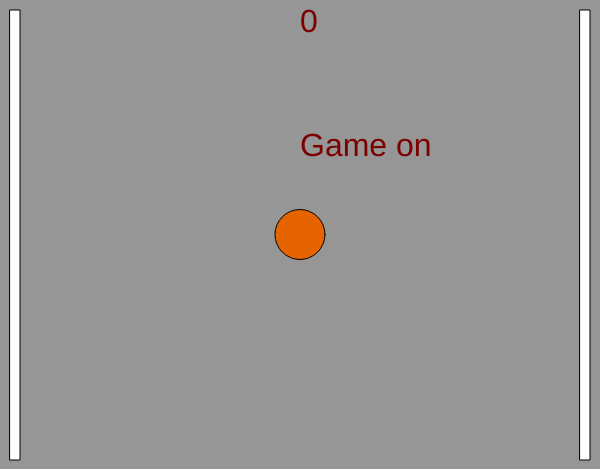
Frame 1 (no input)
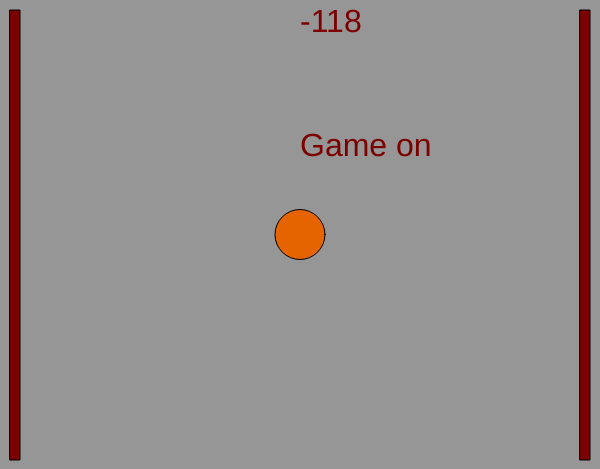
Frame 60 (no input)
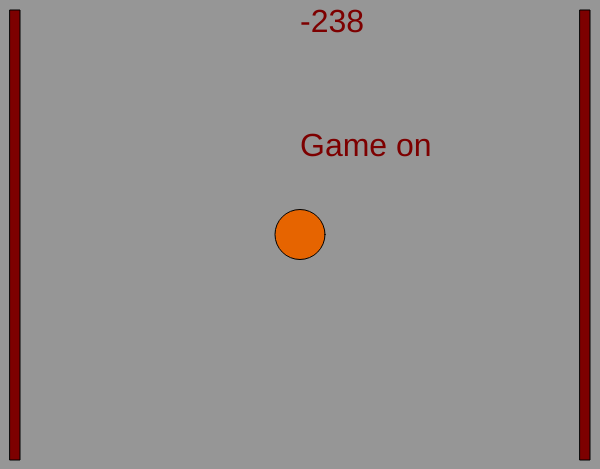
Frame 120 (the mouse pressed at the canvas centre since frame 60)

The p5.js sketch that drew these frames (run headless with seeded random() and noise() and a simulated clock; from frame 60 on, the mouse is pressed at the canvas centre):

// p5.js sketch
// ── sketch.js
var ex = 300;
var speed = 10;
var words = "Game on";

var rx = 10;
var ry = 10;
var rw = 10;
var rh = 450;

var tx = 580;
var ty = 10;
var tw = 10;
var th = 450;

var score = 0;
function setup(){
  createCanvas(600,469);
}
function draw(){

  background(150);
  rect(rx,ry,rw,rh);
  rect(tx,ty,tw,th);
  fill(230,100,0);
  ellipse(ex, 469/2, 50);
  fill(125,0,0);

textSize(32);
text(score, width/2, 32);
text(words, width/2, height/3);
if (ex-10 == rx)
{
  fill(20,40,0);
  score = score + 100;
}
else {
score --;
}
if(ex+10 == tx)
{
  fill(0,50,0);
  score = score + 100;
}
else {
  score --;
}
if(score >= 1000){
words = "You Win";
//background(125,0,0);
}
if(score <= -1000){
words = "You Lose";
//background(0,200,0);
}
if(keyIsPressed){
    if(key == "a"){
      ex -= speed;
    }
    if(key == "d"){
      ex += speed;
    }
  }
}
